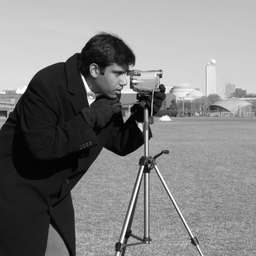
#> input picture data/clean/camera.png, 256 x 256 px, shrunk from 512 x 512 before the run
$ python reference_nlm.py --in ../data/clean/camera.png --out out.png
#> lines starting #> are read from the running program, lines starting #| are printed output that depends on the picture
#!/usr/bin/env python3
"""Run scikit-image's NLM (a trusted reference implementation) with matching
parameters, so nlm_seq's output can be validated against it."""

import argparse

import numpy as np
from PIL import Image
from skimage.restoration import denoise_nl_means


def main():
    parser = argparse.ArgumentParser(description=__doc__)
    parser.add_argument("--in", dest="in_path", required=True, help="noisy input PNG")
    parser.add_argument("--out", dest="out_path", required=True, help="denoised output PNG")
    parser.add_argument("--patch-radius", type=int, default=3)
    parser.add_argument("--search-radius", type=int, default=10)
    parser.add_argument("--sigma", type=float, default=25.0)
    parser.add_argument("--h", type=float, default=10.0)
    parser.add_argument(
        "--fast-mode",
        action="store_true",
        help="use skimage's fast (integral-image) variant, which weights all patch "
        "pixels uniformly -- this matches patch_dist2_scalar. The classic mode "
        "(default here) applies a Gaussian weighting across the patch instead.",
    )
    args = parser.parse_args()

    noisy = np.array(Image.open(args.in_path).convert("L")).astype(np.float64)

    denoised = denoise_nl_means(
        noisy,
        patch_size=2 * args.patch_radius + 1,
        patch_distance=args.search_radius,
        h=args.h,
        sigma=args.sigma,
        fast_mode=args.fast_mode,
        preserve_range=True,  # keep arithmetic in [0,255], same units nlm_seq uses
    )
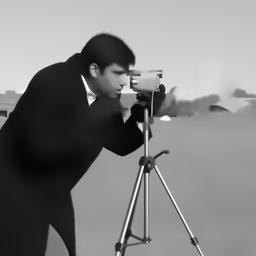
#> denoised: shape (256, 256) float64; min 0, max 255, mean 129.1

    Image.fromarray(np.clip(denoised, 0, 255).astype(np.uint8), mode="L").save(args.out_path)
    print(
        f"{args.in_path} -> {args.out_path} "
        f"(skimage denoise_nl_means, patch={2*args.patch_radius+1}, "
        f"search={args.search_radius}, sigma={args.sigma}, h={args.h}, "
        f"fast_mode={args.fast_mode})"
    )


if __name__ == "__main__":
    main()
